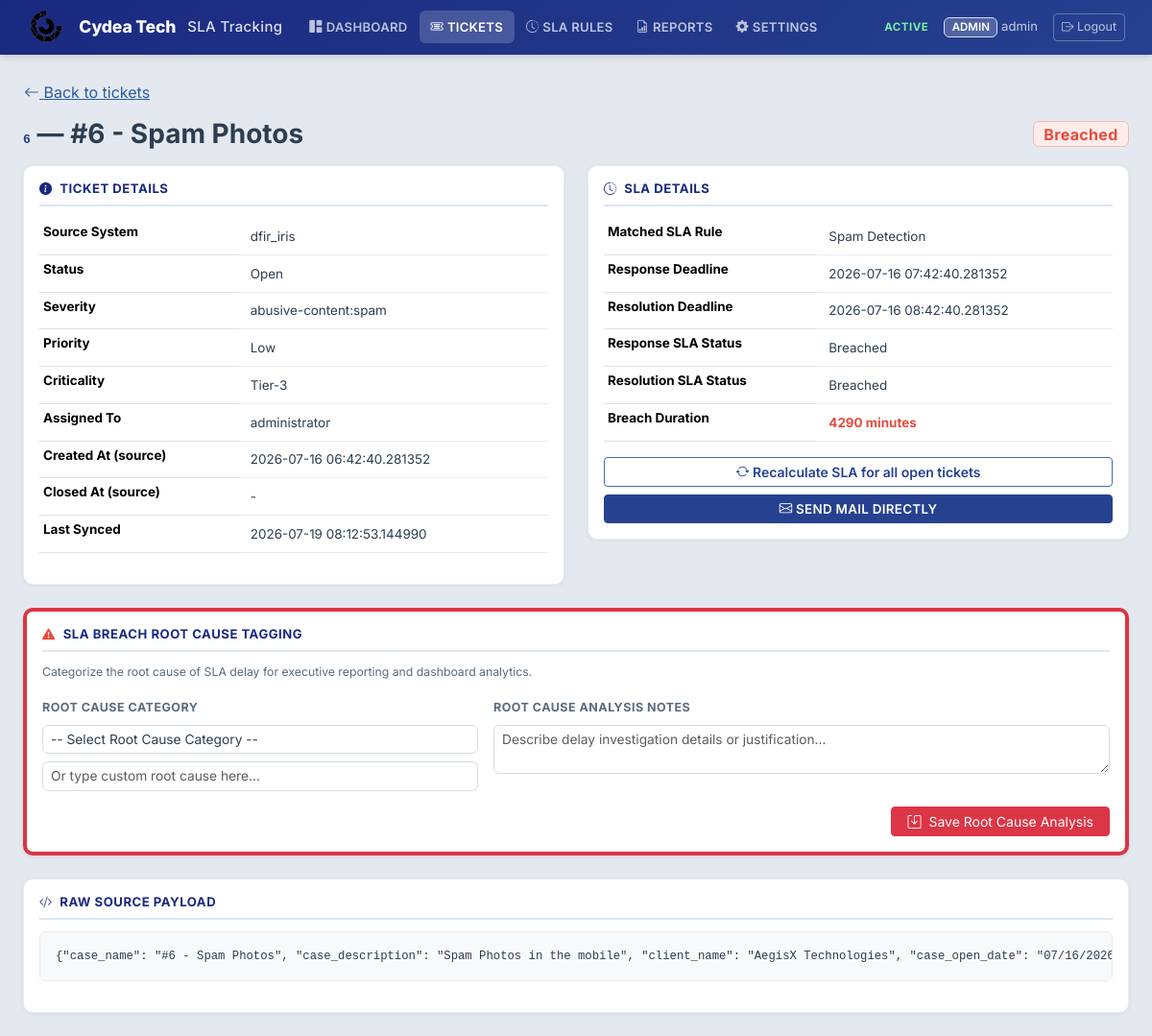
The app's page /tickets/9 (signed in), older data.
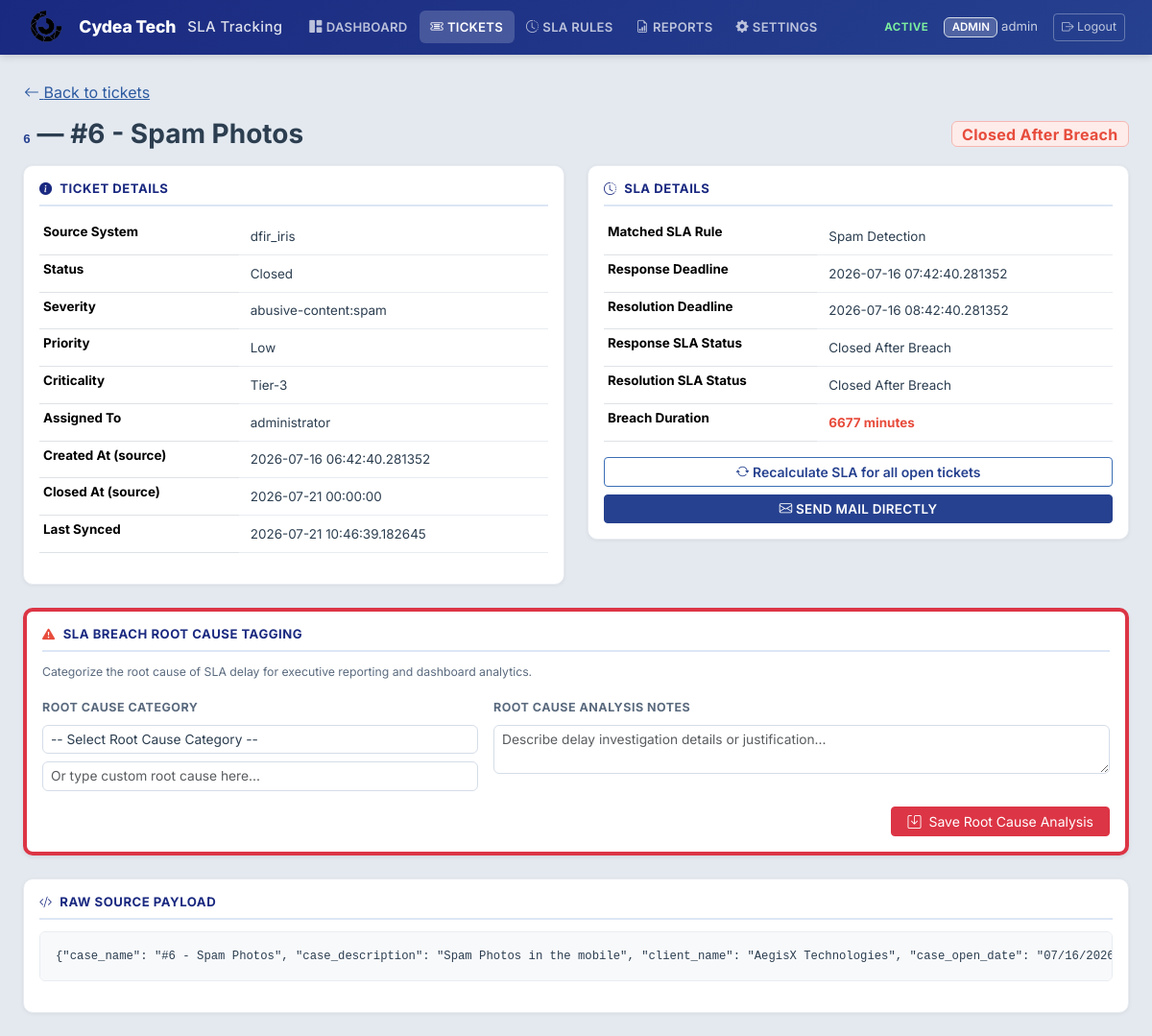
The same page, newer data.
### models/ticket.py (models this page shows, shortened)
class Ticket(db.Model):
    __tablename__ = "tickets"
    id = db.Column(db.Integer, primary_key=True)
    client_id = db.Column(
        db.Integer, db.ForeignKey("clients.id"), nullable=True, index=True
    )
    external_id = db.Column(db.String(100), nullable=False, index=True)
    source_system = db.Column(db.String(50), nullable=False, default="dfir_iris", index=True)
    title = db.Column(db.String(500), nullable=True)
    status = db.Column(db.String(100), nullable=True, index=True)
    severity = db.Column(db.String(100), nullable=True, index=True)
    priority = db.Column(db.String(100), nullable=True, index=True)
    criticality = db.Column(db.String(100), nullable=True, index=True)
    assigned_to = db.Column(db.String(200), nullable=True, index=True)
    created_at_source = db.Column(db.DateTime, nullable=True)
    closed_at_source = db.Column(db.DateTime, nullable=True)
    response_deadline = db.Column(db.DateTime, nullable=True)
    resolution_deadline = db.Column(db.DateTime, nullable=True)
    response_sla_status = db.Column(db.String(50), nullable=True)
    resolution_sla_status = db.Column(db.String(50), nullable=True)
    sla_status = db.Column(db.String(50), nullable=True, default=SLA_NO_RULE, index=True)
    breach_duration_minutes = db.Column(db.Integer, nullable=True, default=0)
    sla_rule_id = db.Column(db.Integer, db.ForeignKey("sla_rules.id"), nullable=True)
    paused_at = db.Column(db.DateTime, nullable=True)
    total_paused_minutes = db.Column(db.Integer, nullable=False, default=0)
    breach_reason = db.Column(db.String(100), nullable=True, index=True)
    breach_notes = db.Column(db.Text, nullable=True)
    near_breach_notified = db.Column(db.Boolean, default=False, nullable=False)
    breach_notified = db.Column(db.Boolean, default=False, nullable=False)
    raw_payload_json = db.Column(db.Text, nullable=True)
    last_synced_at = db.Column(db.DateTime, nullable=True)
    created_at = db.Column(db.DateTime, default=lambda: datetime.now(timezone.utc))
    updated_at = db.Column(
        db.DateTime,
        default=lambda: datetime.now(timezone.utc),
        onupdate=lambda: datetime.now(timezone.utc),
    )
    __table_args__ = (
        db.UniqueConstraint(
            "client_id", "source_system", "external_id",
            name="uq_client_source_external_id",
        ),
    )

### routes/ticket_routes.py (the view)
@ticket_bp.route("/tickets/<int:ticket_id>")
@login_required
@permission_required("view_tickets")
def ticket_detail(ticket_id):
    ticket = Ticket.query.get_or_404(ticket_id)
    return render_template("ticket_detail.html", ticket=ticket)

### models/user.py (called while the page is built)
    def has_permission(self, permission):
        return permission in ROLE_PERMISSIONS.get(self.role, set())

    @property
    def is_active(self):
        return self.is_active_user

### templates/ticket_detail.html (shortened to what the changed rows need)
{% extends "base.html" %}
{% block content %}
<div class="d-flex justify-content-between align-items-center mb-3">
    <h3 class="mb-0">
        <code style="color: var(--blue-700);">{{ ticket.external_id }}</code> &mdash; {{ ticket.title }}
    </h3>
    <span class="badge bg-{{ sla_badge_color.get(ticket.sla_status, 'secondary') }} badge-sla fs-6">{{ ticket.sla_status or 'N/A' }}</span>
</div>
<div class="row g-4">
    <div class="col-lg-6">
        <div class="card p-3">
            <table class="table table-sm">
                <tr><th>Source System</th><td>{{ ticket.source_system }}</td></tr>
                <tr><th>Status</th><td>{{ ticket.status or '-' }}</td></tr>
                <tr><th>Severity</th><td>{{ severity_display(ticket.severity) }}</td></tr>
                <tr><th>Priority</th><td>{{ ticket.priority or '-' }}</td></tr>
                <tr><th>Criticality</th><td>{{ ticket.criticality or '-' }}</td></tr>
                <tr><th>Assigned To</th><td>{{ ticket.assigned_to or '-' }}</td></tr>
                <tr><th>Created At (source)</th><td>{{ ticket.created_at_source or '-' }}</td></tr>
                <tr><th>Closed At (source)</th><td>{{ ticket.closed_at_source or '-' }}</td></tr>
                <tr><th>Last Synced</th><td>{{ ticket.last_synced_at or '-' }}</td></tr>
            </table>
        </div>
    </div>
    <div class="col-lg-6">
        <div class="card p-3">
            <table class="table table-sm">
                <tr><th>Matched SLA Rule</th><td>{{ ticket.sla_rule.rule_name if ticket.sla_rule_id and ticket.sla_rule else 'No Matching Rule' }}</td></tr>
                <tr><th>Response Deadline</th><td>{{ ticket.response_deadline or '-' }}</td></tr>
                <tr><th>Resolution Deadline</th><td>{{ ticket.resolution_deadline or '-' }}</td></tr>
                <tr><th>Response SLA Status</th><td>{{ ticket.response_sla_status or '-' }}</td></tr>
                <tr><th>Resolution SLA Status</th><td>{{ ticket.resolution_sla_status or '-' }}</td></tr>
                <tr><th>Breach Duration</th><td>{% if ticket.breach_duration_minutes and ticket.breach_duration_minutes > 0 %}<span class="text-danger fw-bold">{{ ticket.breach_duration_minutes }} minutes</span>{% else %}{{ ticket.breach_duration_minutes or 0 }} minutes{% endif %}</td></tr>
            </table>
        </div>
    </div>
</div>
<div class="card p-3 mt-4">
    <h6><i class="bi bi-code-slash me-1"></i> Raw Source Payload</h6>
    <pre class="small p-3 rounded" style="max-height: 300px; overflow:auto;">{{ ticket.raw_payload_json or 'No raw payload stored.' }}</pre>
</div>
{% endblock %}

Row changes from the older to the newer data that the page shows:
changed Ticket "#6 - Spam Photos": sla_status "Breached" → "Closed After Breach"; status "Open" → "Closed"; closed_at_source "-" → "2026-07-21 00:00:00"; last_synced_at "2026-07-19 08:12:53.144990" → "2026-07-21 10:46:39.182645"; response_sla_status "Breached" → "Closed After Breach"; resolution_sla_status "Breached" → "Closed After Breach"; breach_duration_minutes "4290" → "6677"
